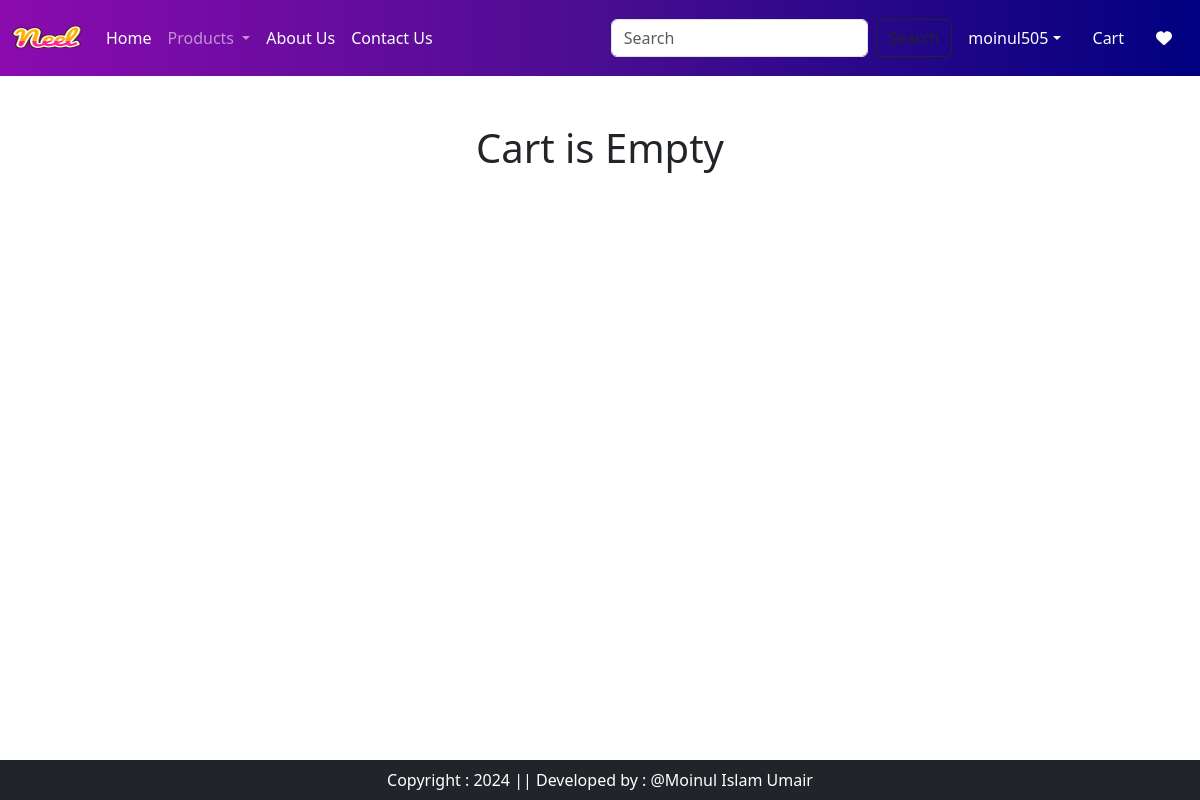
The page /cart/ (signed in) on the database as committed earlier.
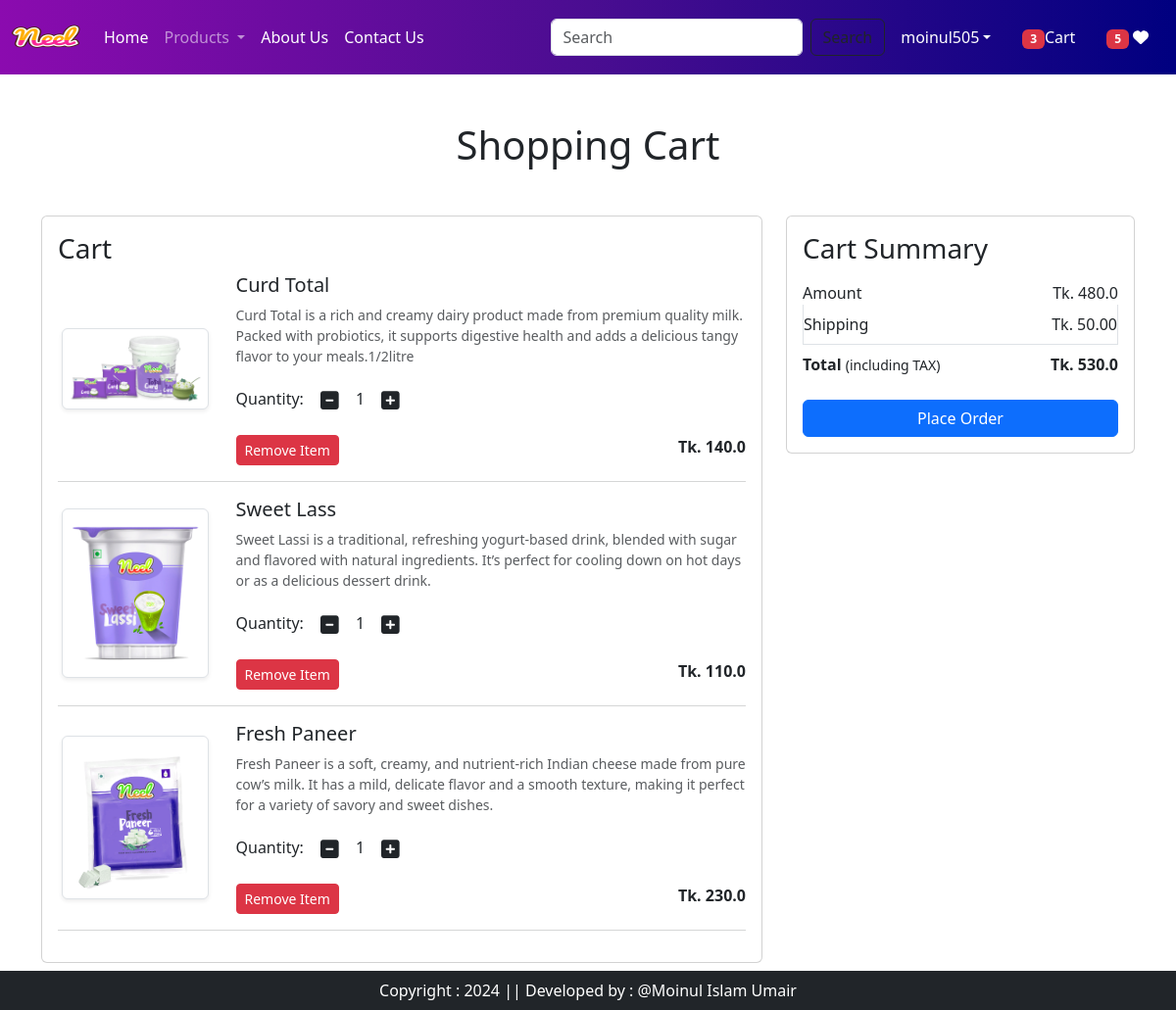
The same page on the database as committed later.
### app/models.py (models this page shows, shortened)
class Cart(models.Model):
    user = models.ForeignKey(User, on_delete=models.CASCADE)
    product = models.ForeignKey(Product, on_delete=models.CASCADE)
    quantity = models.PositiveIntegerField(default=1)

class Product(models.Model):
    title = models.CharField(max_length=100)
    selling_price = models.FloatField()
    discount_price = models.FloatField()
    description = models.TextField()
    composition = models.TextField(default='')
    prodapp = models.TextField(default='')
    category = models.CharField(choices=CATEGORY_CHOICES,max_length=2)
    product_image = models.ImageField(upload_to='product')

### app/views.py (the view)
# urls.py: path('cart/',views.show_cart,name='showcart'),
@login_required
def show_cart(request):
    totalitem = 0
    wishitem = 0
    if request.user.is_authenticated:
        totalitem = len(Cart.objects.filter(user=request.user))
        wishitem = len(Wishlist.objects.filter(user=request.user))
    user = request.user
    cart = Cart.objects.filter(user=user)
    amount = 0
    for p in cart:
        value = p.quantity * p.product.discount_price
        amount = amount + value
        totalamount = amount + 50
    return render(request, 'app/addtocart.html', locals())

### app/templates/app/addtocart.html (shortened to what this page needs)
{% extends 'app/base.html' %}
{% load static %}
{% block main-content %}
<div class="container my-5">
  <div class="row">
    {% if cart %}
      <h1 class="text-center mb-5">Shopping Cart</h1>
      <div class="col-sm-8">
        <div class="card">
          <div class="card-body">
            <h3>Cart</h3>
            {% for item in cart %}
              <div class="row">
                <div class="col-sm-3 text-center align-self-center"><img src="{{ item.product.product_image.url }}" alt="{{ item.product.title }}"
                       class="img-fluid img-thumbnail shadow-sm" height="150" width="150"></div>
                <div class="col-sm-9">
                  <div>
                    <h5>{{ item.product.title }}</h5>
                    <p class="mb-2 text-muted small">{{ item.product.description }}</p>
                    <div class="my-3">
                      <label for='quantity'>Quantity:</label>
                      <a class="minus-cart btn" pid="{{ item.product.id }}"><i class="fas fa-minus-square fa-lg"></i></a>
                      <span id="quantity">{{ item.quantity }}</span>
                      <a class="plus-cart btn" pid="{{ item.product.id }}"><i class="fas fa-plus-square fa-lg"></i></a>
                    </div>
                    <div class="d-flex justify-content-between">
                      <a href="#" class="remove-cart btn btn-sm btn-danger mr-3" pid="{{ item.product.id }}">Remove Item</a>
                      <p class="mb-0"><span><strong>Tk. {{ item.product.discount_price}}</strong></span></p>
                    </div>
                  </div>
                </div>
              </div>
              <hr class="text-muted">
            {% endfor %}
          </div>
        </div>
      </div>
      <div class="col-sm-4">
        <div class="card">
          <div class="card-body">
            <h3>Cart Summary</h3>
            <ul class="list-group">
              <li class="list-group-item d-flex justify-content-between align-items-center border-0 px-0 pb-0">
                Amount
                <span id="amount">Tk. {{amount}}</span>
              </li>
              <li class="list-group-item d-flex justify-content-between align-items-center px-0">
                Shipping
                <span>Tk. 50.00</span>
              </li>
              <li class="list-group-item d-flex justify-content-between align-items-center border-0 px-0 mb-3">
                <div>
                  <strong>Total</strong> <small>(including TAX)</small>
                </div>
                <span id="totalamount">
                  <strong>
                    Tk. {{totalamount}}
                  </strong>
                </span>
              </li>
            </ul>
            <div class="d-grid">
              <a href="{% url 'checkout' %}" class="btn btn-primary">Place Order</a>
            </div>
          </div>
        </div>
      </div>
    {% else %}
      <h1 class="text-center mb-5">Cart is Empty</h1>
    {% endif %}
  </div>
</div>
{% endblock main-content %}

### app/templates/app/base.html (shortened to what this page needs)
<!DOCTYPE html>
{% load static %}
<html lang="en">
<head>
    <link href="https://cdn.jsdelivr.net/npm/bootstrap@5.3.3/dist/css/bootstrap.min.css" rel="stylesheet">
    <link rel="stylesheet" href={% static "app/css/owl.carousel.min.css" %}>
    <link rel="stylesheet" href={% static "app/css/all.min.css" %}>
    <link rel="stylesheet" href={% static "app/css/style.css" %}>
</head>
<body>
  <nav class="navbar navbar-expand-lg navbar-dark navbar-custom">
        <div class="container-fluid">
          <a class="navbar-brand" href="#">
            <img src="{% static "app/images/Neel.png" %}" width="70" height="50" alt="">
          </a>
          <div class="collapse navbar-collapse" id="navbarSupportedContent">
            <ul class="navbar-nav me-auto mb-2 mb-lg-0">
              <li class="nav-item">
                <a class="nav-link active" aria-current="page" href="/">Home</a>
              </li>
              <li class="nav-item dropdown">
                <a class="nav-link dropdown-toggle" href="#" role="button" data-bs-toggle="dropdown" aria-expanded="false">
                  Products
                 </a>
              </li>
              <li class="nav-item">
                <a class="nav-link text-white" href="{% url "about" %}">About Us</a>
              </li>
              <li class="nav-item">
                <a class="nav-link text-white" href="{% url "contact" %}">Contact Us</a>
              </li>
              {% if request.user.is_authenticated %}
            </ul>
            <form class="d-flex" role="search" action='/search'>
              <input class="form-control me-2" type="search" placeholder="Search" name = "search" aria-label="Search">
              <button class="btn btn-outline-dark" type="submit">Search</button>
            </form>
          </div>
          <ul class="navbar-nav me-auto mb-2 mb-lg-0">
            <li class="nav-item dropdown mx-2">
              <a class="nav-link dropdown-toggle text-white" href="#" id="profileDropdown" role="button" data-bs-toggle="dropdown" aria-expanded="false">{{request.user}}</a>
            </li>
            <li class="nav-item mx-2">
                <a href="{% url "showcart" %}" class="nav-link text-white"><span class="badge bg-danger">{% if totalitem > 0 %}{{ totalitem }}{% endif %}</span>Cart</a>
            </li>
            <li class="nav-item mx-2"><a href="{% url "showwishlist" %}" class="nav-link text-white"><span class="badge bg-danger">{% if wishitem > 0 %} {{ wishitem }} {% endif %}</span>
                <i class="fa fa-heart"></i>
            </a>
            </li>
            {% endif %}
          </ul>
        </div>
      </nav>
    {% block main-content %} {% endblock main-content %}
    <footer class="container-fluid fixed-bottom bg-dark text-white text-center p-2 mt-5">
        Copyright : 2024 || Developed by : @Moinul Islam Umair
    </footer>
</body>
</html>

Rows that differ between the two databases and show on the page:
added Cart: product.product_image (picture), product "Curd Total", product.description "Curd Total is a rich and creamy dairy product made from premium quality milk. Packed with probiotics, it supports digestive health and adds a delicious tangy flavor to your meals.1/2litre", quantity "1", product.discount_price "140.0"
added Cart: product.product_image (picture), product "Sweet Lass", product.description "Sweet Lassi is a traditional, refreshing yogurt-based drink, blended with sugar and flavored with natural ingredients. It’s perfect for cooling down on hot days or as a delicious dessert drink.", quantity "1", product.discount_price "110.0"
added Cart: product.product_image (picture), product "Fresh Paneer", product.description "Fresh Paneer is a soft, creamy, and nutrient-rich Indian cheese made from pure cow’s milk. It has a mild, delicate flavor and a smooth texture, making it perfect for a variety of savory and sweet dishes.", quantity "1", product.discount_price "230.0"
Other text that changed with them:
{{ totalitem }}: (not shown) → "3"
{{ wishitem }}: (not shown) → "5"
{{ amount }}: (not shown) → "480.0"
{{ totalamount }}: (not shown) → "530.0"
text no longer shown: "Cart is Empty"
text now shown: "Shopping Cart Cart Cart Summary Amount Tk. Shipping Tk. 50.00 Total (including TAX) Tk. Place Order"
